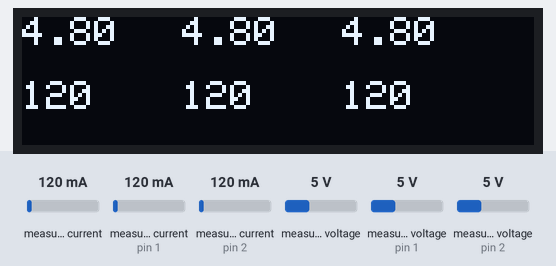
This sketch was run on a simulated Arduino Uno, built with avr-gcc and run on an emulated ATmega328P. Parts: 128×32 one-colour display. The inputs (shaded band) are chosen by the test bench; at power-on: measured current 120 mA, measured current (sensors on pin 1, pin 2) 120 mA, measured voltage 5 V, measured voltage (sensors on pin 1, pin 2) 5 V. Storage starts empty; what the sketch prints to the serial monitor is not drawn.

Above: at 1.2 s.
1.3 s: measured current (sensor 0) set to 40 mA
At 2.8 s:
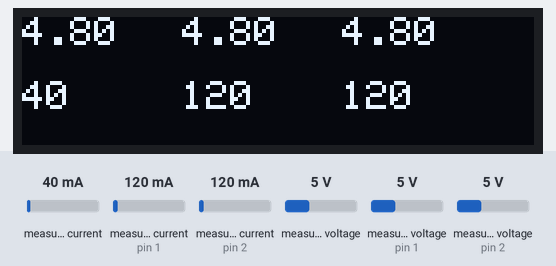
3.6 s: measured current (sensor on pin 1) set to 40 mA
At 5.4 s:
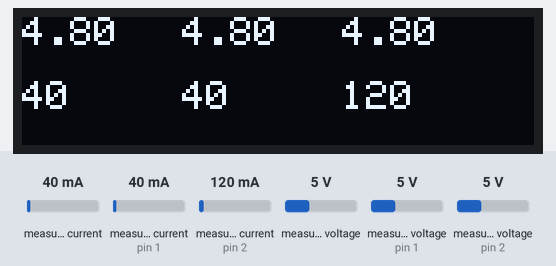
5.8 s: measured current (sensor on pin 2) set to 40 mA
At 6.7 s:
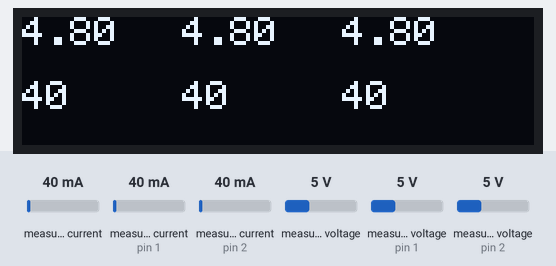
7.9 s: measured voltage (sensor 0) set to 0.3 V
At 9.2 s:
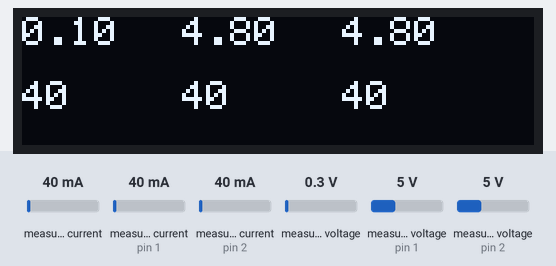
10.0 s: measured voltage (sensor on pin 1) set to 0.3 V
At 11.7 s:
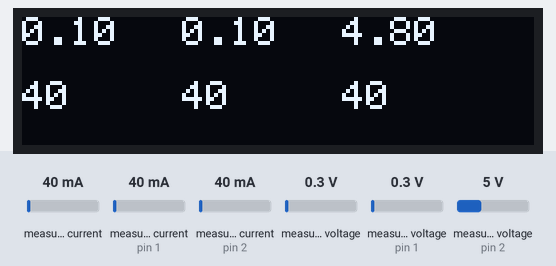
12.1 s: measured voltage (sensor on pin 2) set to 0.3 V
At 14.2 s:
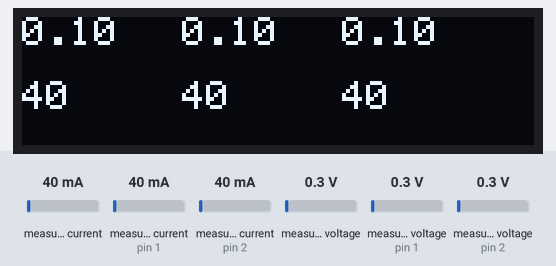
Timing chart, 0 to 15.3 s (numbered marks = the images above; inputs shaded):
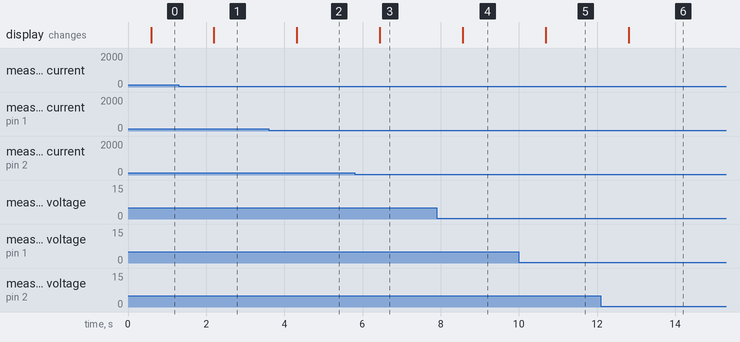

The sketch:

esp.ino
```cpp
#include "INA3221.h"          // usar INA
#include <SPI.h>              //usar puerto SPI para SD
#include <SD.h>               //usar SD
#define CS_PIN 10
#include <time.h>        //contar tiempo

#include <Wire.h>
#include <Adafruit_GFX.h>
#include <Adafruit_SSD1306.h>

// Definir las dimensiones de la pantalla
#define SCREEN_WIDTH 128
#define SCREEN_HEIGHT 32

// Definir el pin de reset de la pantalla, si no tiene uno, pon -1

// Crear una instancia del objeto de la pantalla OLED
Adafruit_SSD1306 display(SCREEN_WIDTH, SCREEN_HEIGHT, &Wire);


unsigned long ti; // tiempo inicial
time_t ta;    // tiempo actual
struct tm *timeinfo;  // timepo para guardar
unsigned long tp;  // tiempo pasado

void tiempoin(){
    struct tm tiempo = {0};
    tiempo.tm_year = 2024 - 1900;  // Años desde 1900
    tiempo.tm_mon = 0;             // 0-11 (0 = Enero)
    tiempo.tm_mday = 1;            // 1-31
    tiempo.tm_hour = 0;
    tiempo.tm_min = 0;
    tiempo.tm_sec = 0;
    tp = mktime(&tiempo);
}


INA3221 INA(0x40);

const int ch = 3;

float lecv[ch] ;
float lecc[ch] ;

void ina3221init(){
  int c = 0;
  while((!INA.begin()) && (c < 10)){
    Serial.println("Failed to find INA3221 chip, retrying...");
    Serial.println(c);
    delay(1000);
    c++;
  }
  INA.setShuntR(0, 0.100);
  INA.setShuntR(1, 0.100);
  INA.setShuntR(2, 0.100);
  Serial.println("INA3221 iniciado");
}
void initsd() {
  int c = 0;
  while ((!SD.begin(CS_PIN)) && (c < 10)) {
    Serial.println("Failed to find SD, retrying...");
    Serial.println(c);
    delay(1000);
    c++;
  }
  Serial.println("Tarjeta SD inicializada correctamente");
}

void leerina(){
  for (int i=0; i<ch; i++){
    lecv[i] = INA.getBusVoltage(i) - 0.2;
    lecc[i] = INA.getCurrent_mA(i);
  }
}

void escribirsd(){
    ta = tp + ((millis() - ti) / 1000);
    timeinfo = gmtime(&ta); // tiempo para guardar
    File dataFile = SD.open("/datos.txt", FILE_WRITE);
    if (dataFile) {
        dataFile.seek(dataFile.size());
        for (int i=0; i<ch ; i++) {
          dataFile.print(lecv[i]);
          dataFile.print(",");
          dataFile.print(lecc[i]);
          dataFile.print(",");
        }
        dataFile.print(timeinfo);
        dataFile.println();
        dataFile.close();
        //Serial.println("Data saved");
    } else {
        Serial.println("Error opening data file");
    }
}

void serialp() {
  Serial.println("\nCH\tV\tI");
  for (int i=0; i<ch; i++){
      Serial.print(i);
      Serial.print("\t");  // Separador de columnas
      Serial.print(lecv[i]);
      Serial.print("\t");  // Separador de columnas
      Serial.print(lecc[i]);
      Serial.println();  // Salto de línea
  }
}

void setup()
{
  Serial.begin(115200);
  Wire.begin();
  ina3221init();
  initsd();
  tiempoin();

  // Iniciar la pantalla OLED
  if (!display.begin(SSD1306_SWITCHCAPVCC, 0x3C)) {
    Serial.println(F("No se pudo iniciar la pantalla OLED"));
    while (true); // Detener el programa si falla la inicialización
  }

  // Limpiar el buffer de la pantalla
  display.clearDisplay();

  // Mostrar un texto de prueba en la pantalla
  display.setTextSize(1.5);      // Tamaño del texto
  display.setTextColor(SSD1306_WHITE); // Color del texto
  display.setCursor(0, 0);     // Posición del texto
  display.println(F("Hola Mundo!"));

  // Actualizar la pantalla con lo que hemos escrito
  display.display();

}

void dispPrint(){
    display.clearDisplay();
    display.setTextSize(1);
    display.setTextColor(SSD1306_WHITE);
      // Mostrar los valores del vector lecv en la primera fila
    for (int i = 0; i < 3; i++) {
      display.setCursor(i * 40, 0); // Colocar el texto (división de 128px en 3 columnas)
      display.print(lecv[i]);
    }

    // Mostrar los valores del vector lecc en la segunda fila
    for (int i = 0; i < 3; i++) {
      display.setCursor(i * 40, 16); // Fila inferior (y = 16 para la segunda fila)
      display.print((int)lecc[i]);
    }

    // Actualizar la pantalla con los valores
    display.display();

}


void loop()
{
  leerina();
  escribirsd();
  delay(500);
//  serialp();
  dispPrint();
}


//  -- END OF FILE --
```

Measured:
- after the input at 1.3 s, the display: changes after 0.89 s (image 1)
- after the input at 3.6 s, the display: changes after 0.72 s (image 2)
- after the input at 5.8 s, the display: changes after 0.64 s (image 3)
- after the input at 7.9 s, the display: changes after 0.67 s (image 4)
- after the input at 10.0 s, the display: changes after 0.69 s (image 5)
- after the input at 12.1 s, the display: changes after 0.72 s (image 6)
